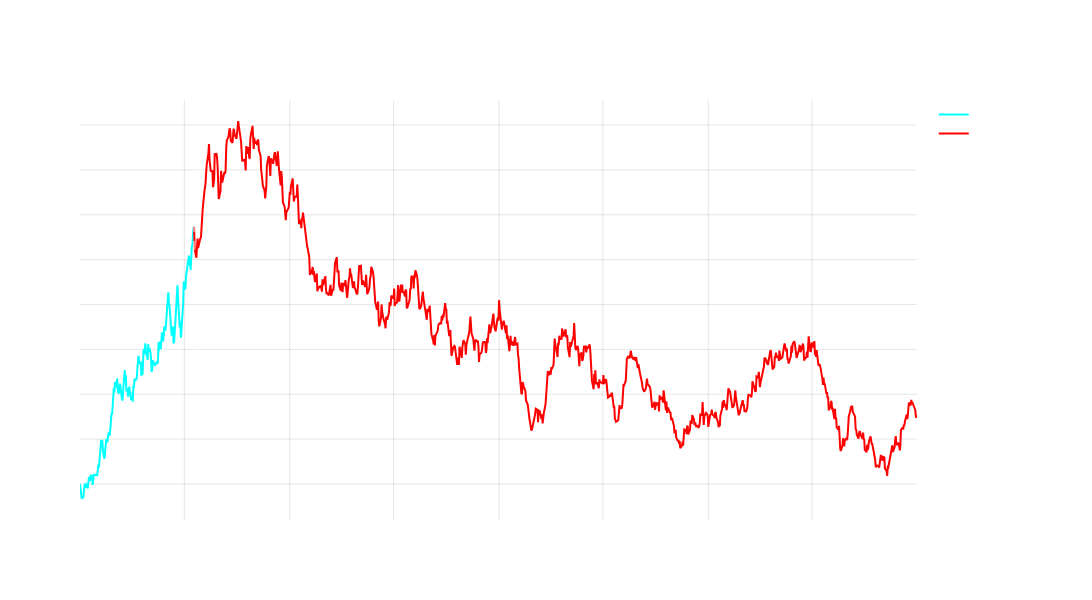

Notebook source saved alongside this figure:
### Markdown cell above
- Maybe you are swinging at pitches, have reasonable economic interpretation of a strategy and believe you have "edge"

- Maybe you are trading an exposure that is performing particularly well for this time period

- Maybe you overfit your backtest to noise in historical data

In any case what **actually matters here** is not these performance metrics but rather if they are *stable* in a forward looking sense. . .

### Code cell
import pandas as pd

# Continue the best path into the future
future_dates = pd.date_range(dates[-1], '2027-12-31', freq='B')
n_future_steps = len(future_dates)

# Generate future returns with same distribution
future_returns = np.random.normal(0, 0.02, n_future_steps)
future_path = np.zeros(n_future_steps)
future_path[0] = best_path[-1]

# Calculate future path values
for t in range(1, n_future_steps):
    future_path[t] = future_path[t-1] * (1 + future_returns[t-1])

# Calculate metrics for original period
original_final_return = (best_path[-1] - best_path[0]) / best_path[0]
original_metrics = metrics

# Calculate metrics for full period including future
full_path = np.concatenate([best_path, future_path[1:]])
full_metrics = calculate_performance_metrics(full_path)
full_final_return = (full_path[-1] - full_path[0]) / full_path[0]

# Create figure
fig = go.Figure()

# Add original best path
fig.add_trace(
    go.Scatter(
        x=dates,
        y=best_path,
        mode='lines',
        line=dict(color='rgba(0, 255, 255, 1)'),
        name='Original Best Path'
    )
)

# Add future path
fig.add_trace(
    go.Scatter(
        x=future_dates,
        y=future_path,
        mode='lines',
        line=dict(color='rgba(255, 0, 0, 1)'),
        name='Future Path'
    )
)

# Add vertical line at transition point
fig.add_vline(
    x=dates[-1],
    line_width=2,
    line_dash="dash",
    line_color="white",
    opacity=0.5
)
# Update layout
fig.update_layout(
    height=600,  # Increased height
    width=1200,  # Increased width
    showlegend=True,
    plot_bgcolor='rgba(0,0,0,0)',
    paper_bgcolor='rgba(0,0,0,0)', 
    font=dict(color='white'),
    title=dict(
        text=f'Best Path Extended into Future<br>' + 
             f'Original Metrics - Return: {original_final_return*100:.1f}%, Sharpe: {original_metrics[0]:.2f}, Sortino: {original_metrics[1]:.2f}, MaxDD: {original_metrics[2]:.1f}%<br>' +
             f'Full Period Metrics - Return: {full_final_return*100:.1f}%, Sharpe: {full_metrics[0]:.2f}, Sortino: {full_metrics[1]:.2f}, MaxDD: {full_metrics[2]:.1f}%',
        y=0.95
    )
)

# Update axes
fig.update_xaxes(
    showgrid=True,
    gridwidth=1,
    gridcolor='rgba(128,128,128,0.2)',
    zeroline=True,
    zerolinewidth=1,
    zerolinecolor='rgba(128,128,128,0.5)'
)
fig.update_yaxes(
    showgrid=True,
    gridwidth=1,
    gridcolor='rgba(128,128,128,0.2)',
    zeroline=True,
    zerolinewidth=1,
    zerolinecolor='rgba(128,128,128,0.5)',
    title="Portfolio Value ($)"
)

fig.show()

### Figure 1 — Plotly figure (JSON) as saved in the notebook; plotly's stock layout.template omitted (floating-point values rounded to 4 significant figures; data arrays with more than 128 entries replaced by an {"elided": "..."} marker saying what was removed)
{"data": [{"line": {"color": "rgba(0, 255, 255, 1)"}, "mode": "lines", "name": "Original Best Path", "type": "scatter", "x": {"elided": "200 str values"}, "y": {"elided": "200 float values"}}, {"line": {"color": "rgba(255, 0, 0, 1)"}, "mode": "lines", "name": "Future Path", "type": "scatter", "x": {"elided": "902 str values"}, "y": {"elided": "902 float values"}}], "layout": {"font": {"color": "white"}, "height": 600, "paper_bgcolor": "rgba(0,0,0,0)", "plot_bgcolor": "rgba(0,0,0,0)", "shapes": [{"line": {"color": "white", "dash": "dash", "width": 2}, "opacity": 0.5, "type": "line", "x0": "2024-07-18T00:00:00", "x1": "2024-07-18T00:00:00", "xref": "x", "y0": 0, "y1": 1, "yref": "y domain"}], "showlegend": true, "title": {"text": "Best Path Extended into Future<br>Original Metrics - Return: 114.7%, Sharpe: 3.10, Sortino: 5.62, MaxDD: -12.4%<br>Full Period Metrics - Return: 30.8%, Sharpe: 0.35, Sortino: 0.61, MaxDD: -60.4%", "y": 0.95}, "width": 1200, "xaxis": {"gridcolor": "rgba(128,128,128,0.2)", "gridwidth": 1, "showgrid": true, "zeroline": true, "zerolinecolor": "rgba(128,128,128,0.5)", "zerolinewidth": 1}, "yaxis": {"gridcolor": "rgba(128,128,128,0.2)", "gridwidth": 1, "showgrid": true, "title": {"text": "Portfolio Value ($)"}, "zeroline": true, "zerolinecolor": "rgba(128,128,128,0.5)", "zerolinewidth": 1}}}
